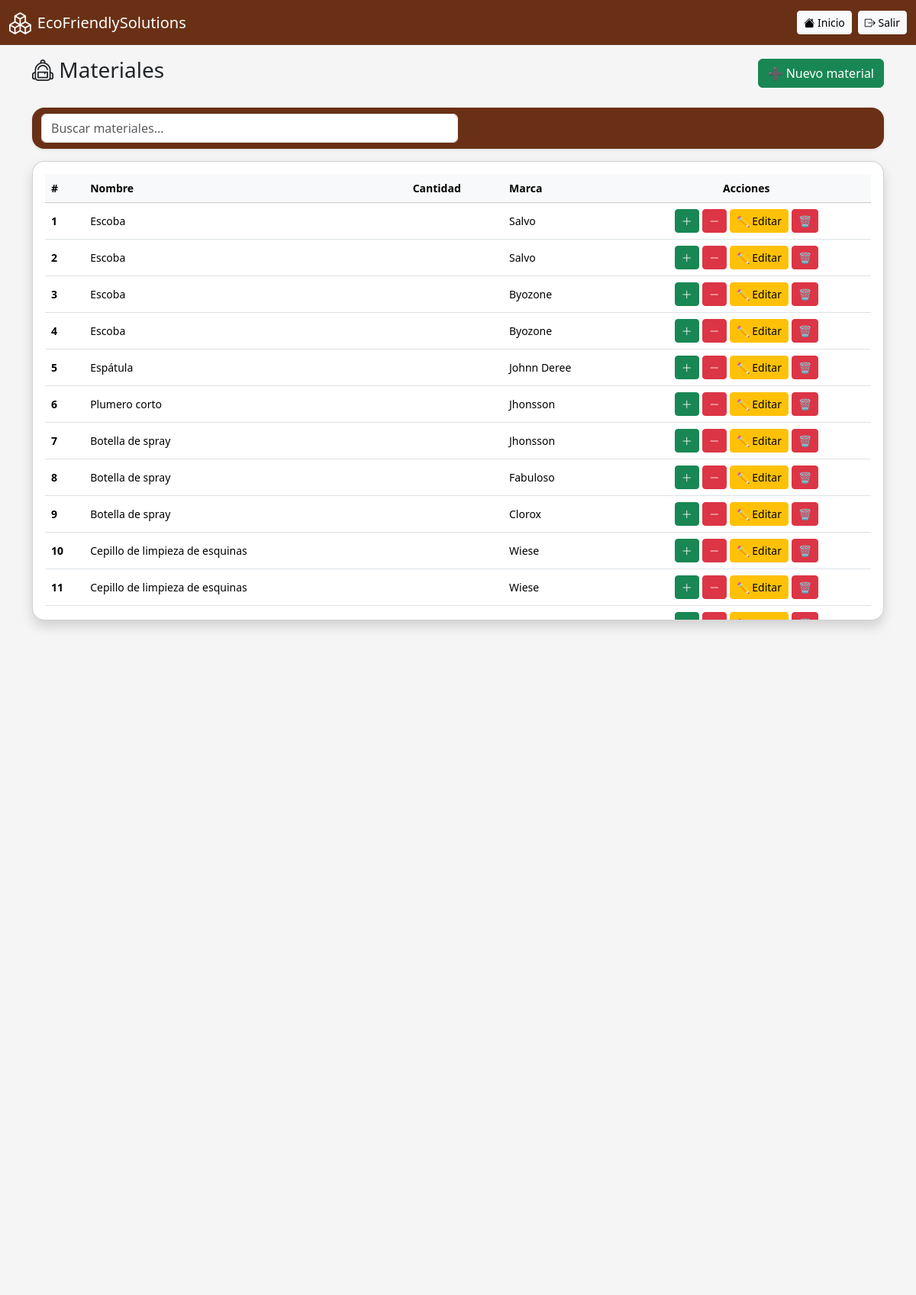
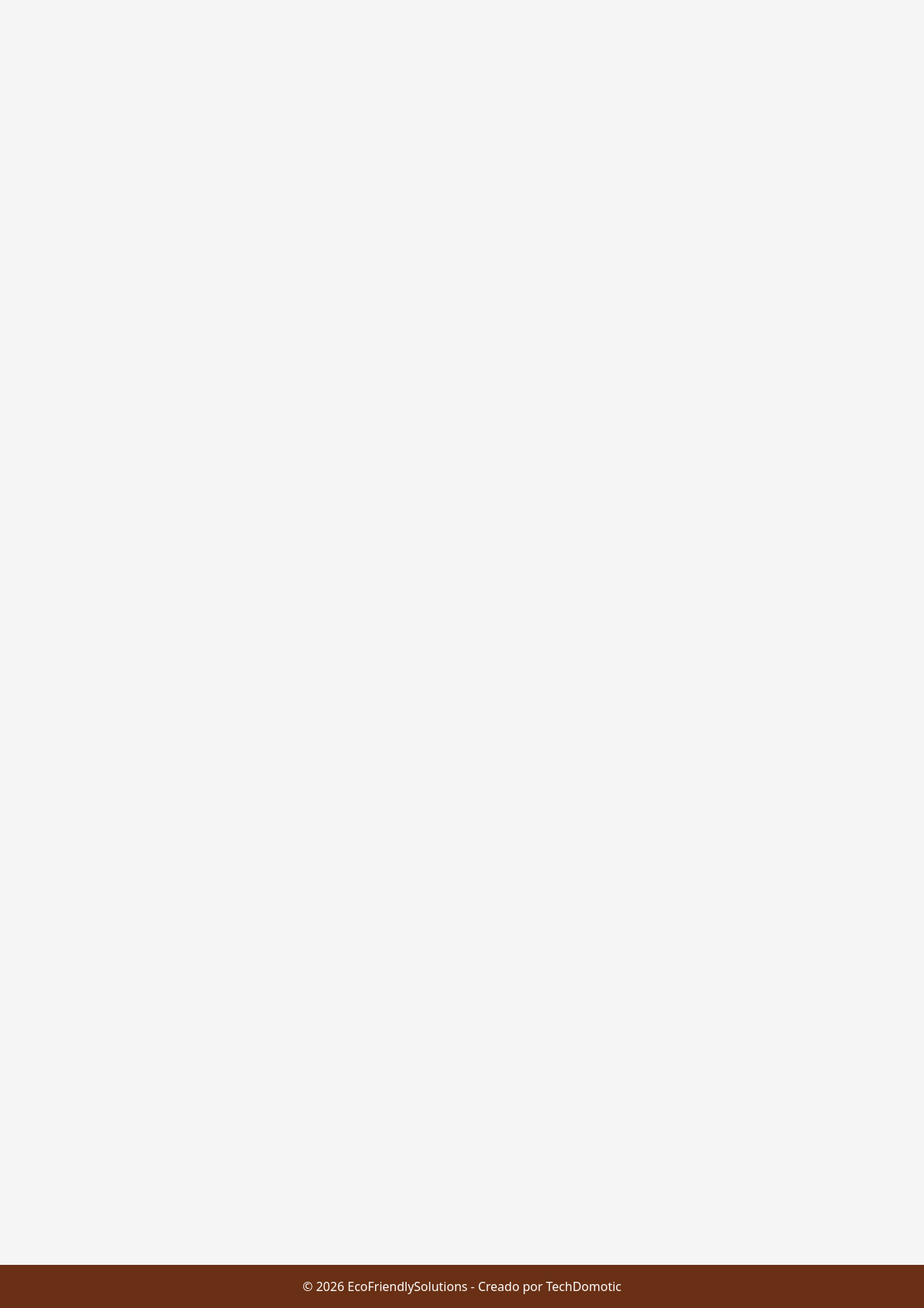
Screenshot of /materiales/listar.php (signed in) with the database file from the repository (2 pictures, top to bottom).
### tables this page shows
CREATE TABLE `material` (
  `id_material` int(11) NOT NULL,
  `codigo` varchar(150) DEFAULT NULL,
  `nombre` varchar(100) NOT NULL,
  `marca` varchar(120) DEFAULT NULL,
  `razon` varchar(200) DEFAULT NULL,
  `estatus` tinyint(1) DEFAULT 1,
  `fecha_creacion` timestamp NOT NULL DEFAULT current_timestamp(),
  `fecha_eliminacion` timestamp NOT NULL DEFAULT current_timestamp() ON UPDATE current_timestamp()
);

### materiales/listar.php (the view, shortened to what this page needs)
<?php
include '../includes/conexion.php';
include '../includes/header.php';
$result = $conn->query("
SELECT * FROM material WHERE estatus = true
");
?>
<div class="d-flex justify-content-between align-items-center mb-4">
    <h3><i class="bi bi-backpack2"></i> Materiales</h3>
    <a href="crear.php" class="btn btn-success">➕ Nuevo material</a>
</div>
<nav class="navbar bg-body-tertiary mb-3 rounded-4 shadow-sm">
  <div class="container-fluid">
    <div class="col-12 col-md-6"> <form class="d-flex" role="search" onsubmit="return false;">
        <input class="form-control" type="search" id="inputBusqueda" placeholder="Buscar materiales...">
      </form>
    </div>
  </div>
</nav>
<div class="card shadow rounded-4">
<div class="card-body table-responsive" style="max-height: 600px; overflow-y: auto;">
<table class="table table-hover align-middle small" id="tablaMateriales">
<thead class="table-light">
<tr>
<th style="position: sticky; top: 0; z-index: 2; background-color: #f8f9fa;">#</th>
<th style="position: sticky; top: 0; z-index: 2; background-color: #f8f9fa;">Nombre</th>
<th style="position: sticky; top: 0; z-index: 2; background-color: #f8f9fa;">Cantidad</th>
<th style="position: sticky; top: 0; z-index: 2; background-color: #f8f9fa;">Marca</th>
<th style="position: sticky; top: 0; z-index: 2; background-color: #f8f9fa;" class="text-center" >Acciones</th>
</tr>
</thead>
<tbody>
<?php $contador = 1; ?>
<?php while($row = $result->fetch_assoc()): ?>
<td><strong><?= $contador; ?></strong></td>
<td><?= htmlspecialchars($row['nombre']); ?></td>
<td></td>
<td><?= htmlspecialchars($row['marca']); ?></td>
<td class="text-center">
<div class="d-flex flex-row flex-sm-row justify-content-center gap-1">
<button class="btn btn-success btn-sm"
        onclick="actualizarCantidad(<?= $row['id_material']; ?>,'sumar')">
    <i class="bi bi-plus-lg"></i>
</button>
<button class="btn btn-danger btn-sm"
        onclick="actualizarCantidad(<?= $row['id_material']; ?>,'restar')">
    <i class="bi bi-dash-lg"></i>
</button>
<a href="editar.php?id=<?= $row['id_material']; ?>"
class="btn btn-sm btn-warning">
✏️ Editar
</a>
<a href="eliminar.php?id=<?= $row['id_material'] ?>"
class="btn btn-sm btn-danger"
onclick="return confirm('¿Eliminar material?')">🗑️</a>
</div>
</td>
<?php $contador++; ?>
<?php endwhile; ?>
</tbody>
</table>
</div>
</div>
<?php include '../includes/footer.php'; ?>

### css/estilos.css (style rules this page uses)
:root { --main-brown: #693015; }
body { background: #f5f5f5; display: flex; flex-direction: column; min-height: 100vh; }
.navbar, .footer { background-color: var(--main-brown) !important; }

### rows the page displays
material: nombre "Escoba", marca "Salvo"
material: nombre "Escoba", marca "Salvo"
material: nombre "Escoba", marca "Byozone"
material: nombre "Escoba", marca "Byozone"
material: nombre "Espátula", marca "Johnn Deree"
material: nombre "Plumero corto", marca "Jhonsson"
material: nombre "Botella de spray", marca "Jhonsson"
material: nombre "Botella de spray", marca "Fabuloso"
material: nombre "Botella de spray", marca "Clorox"
material: nombre "Cepillo de limpieza de esquinas", marca "Wiese"
material: nombre "Cepillo de limpieza de esquinas", marca "Wiese"

### other values shown
$pageTitle "EcoFriendlySolutions"
